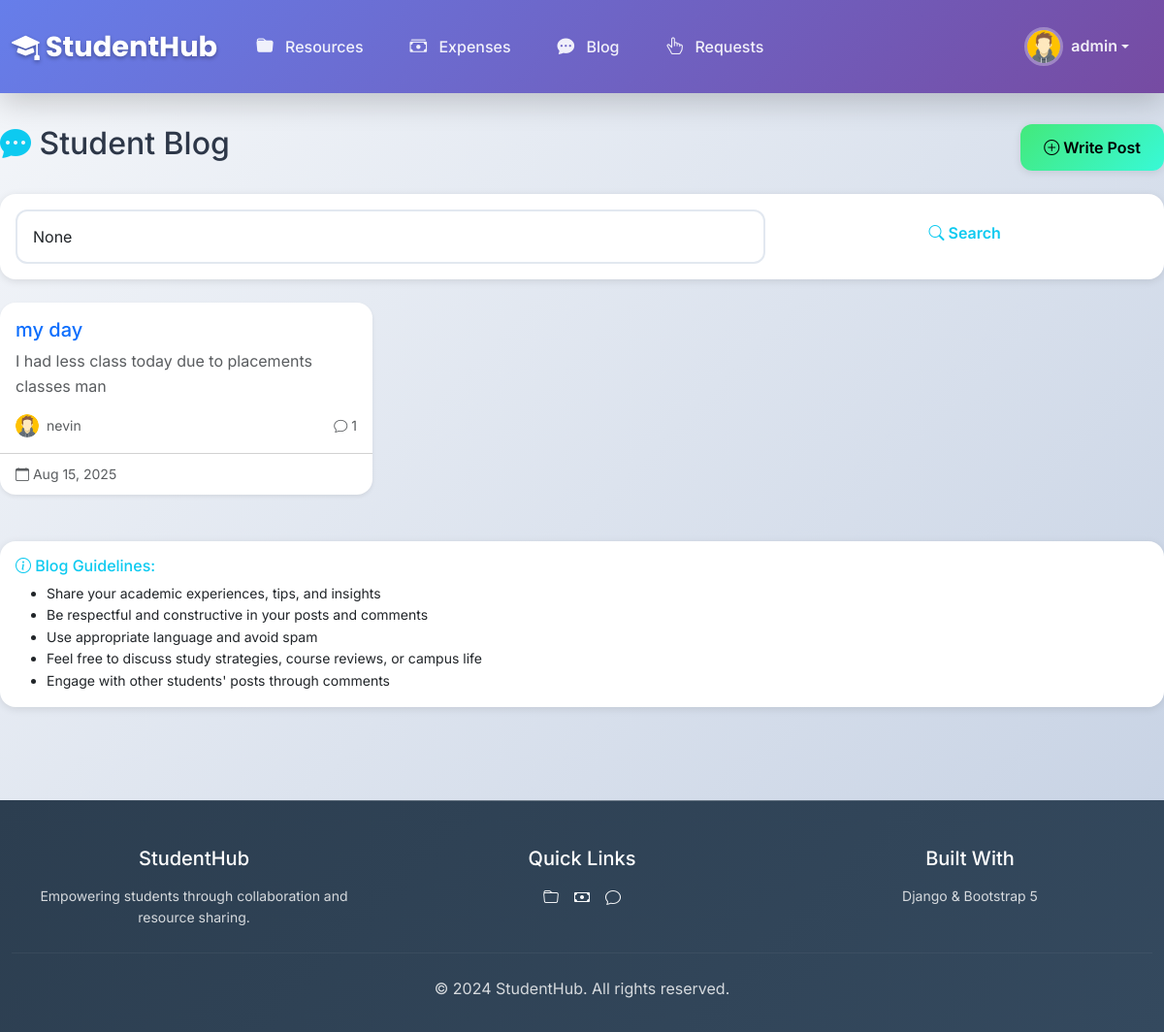
Page /blog/ (signed in) on the committed database.
### accounts/models.py (models this page shows, shortened)
class Profile(models.Model):
    user = models.OneToOneField(User, on_delete=models.CASCADE, related_name='profile')
    avatar = models.ImageField(upload_to='avatars/', default='avatars/default.png')
    bio = models.TextField(blank=True)

### blog/models.py (models this page shows, shortened)
class Post(models.Model):
    title = models.CharField(max_length=200)
    content = models.TextField()
    author = models.ForeignKey(User, on_delete=models.CASCADE, related_name='posts')
    created_at = models.DateTimeField(auto_now_add=True)
    @property
    def comment_count(self):
        return self.comments.count()
    class Meta:
        ordering = ['-created_at']

### blog/views.py (the view)
# urls.py: path('', views.post_list, name='post_list'),
def post_list(request):
    posts = Post.objects.all()
    query = request.GET.get('q')
    if query:
        posts = posts.filter(
            Q(title__icontains=query) |
            Q(content__icontains=query)
        )
    paginator = Paginator(posts, 10)
    page_number = request.GET.get('page')
    page_obj = paginator.get_page(page_number)
    context = {
        'page_obj': page_obj,
        'query': query,
    }
    return render(request, 'blog/post_list.html', context)

### templates/blog/post_list.html (shortened to what this page needs)
{% extends 'base.html' %}
{% block content %}
<div class="d-flex justify-content-between align-items-center mb-4">
    <h2><i class="bi bi-chat-dots-fill text-info"></i> Student Blog</h2>
    {% if user.is_authenticated %}
        <a href="{% url 'blog:post_create' %}" class="btn btn-info">
            <i class="bi bi-plus-circle"></i> Write Post
        </a>
    {% endif %}
</div>
<div class="card mb-4">
    <div class="card-body">
        <form method="get" class="row g-3">
            <div class="col-md-8">
                <input type="text" name="q" value="{{ query }}" class="form-control"
                       placeholder="Search posts by title or content...">
            </div>
            <div class="col-md-4">
                <button type="submit" class="btn btn-outline-info w-100">
                    <i class="bi bi-search"></i> Search
                </button>
            </div>
        </form>
    </div>
</div>
{% if page_obj %}
    <div class="row">
        {% for post in page_obj %}
            <div class="col-md-6 col-lg-4 mb-4">
                <div class="card h-100 shadow-sm">
                    <div class="card-body">
                        <h5 class="card-title">
                            <a href="{% url 'blog:post_detail' post.pk %}" class="text-decoration-none">
                                {{ post.title }}
                            </a>
                        </h5>
                        <p class="card-text text-muted">
                            {{ post.content|truncatewords:25 }}
                        </p>
                        <div class="d-flex justify-content-between align-items-center">
                            <div class="d-flex align-items-center">
                                <img src="{{ post.author.profile.avatar.url }}" alt="Avatar"
                                     class="rounded-circle me-2" style="width: 24px; height: 24px; object-fit: cover;">
                                <small class="text-muted">{{ post.author.username }}</small>
                            </div>
                            <div class="text-muted small">
                                <i class="bi bi-chat"></i> {{ post.comment_count }}
                            </div>
                        </div>
                    </div>
                    <div class="card-footer bg-transparent">
                        <small class="text-muted">
                            <i class="bi bi-calendar"></i> {{ post.created_at|date:"M d, Y" }}
                        </small>
                    </div>
                </div>
            </div>
        {% endfor %}
    </div>
{% endif %}
<div class="card mt-4 border-info">
    <div class="card-body">
        <h6 class="card-title text-info">
            <i class="bi bi-info-circle"></i> Blog Guidelines:
        </h6>
        <ul class="card-text small mb-0">
            <li>Share your academic experiences, tips, and insights</li>
            <li>Be respectful and constructive in your posts and comments</li>
            <li>Use appropriate language and avoid spam</li>
            <li>Feel free to discuss study strategies, course reviews, or campus life</li>
            <li>Engage with other students' posts through comments</li>
        </ul>
    </div>
</div>
{% endblock %}

### templates/base.html (shortened to what this page needs)
<!DOCTYPE html>
<html lang="en">
<head>
    <link href="https://cdn.jsdelivr.net/npm/bootstrap@5.3.0/dist/css/bootstrap.min.css" rel="stylesheet">
    <link href="https://cdn.jsdelivr.net/npm/bootstrap-icons@1.10.0/font/bootstrap-icons.css" rel="stylesheet">
</head>
<body>
    <nav class="navbar navbar-expand-lg navbar-dark">
        <div class="container">
            <a class="navbar-brand" href="{% url 'home' %}">
                <i class="bi bi-mortarboard-fill"></i> StudentHub
            </a>
            <div class="collapse navbar-collapse" id="navbarNav">
                <ul class="navbar-nav me-auto">
                    <li class="nav-item">
                        <a class="nav-link" href="{% url 'resources:resource_list' %}">
                            <i class="bi bi-folder-fill"></i> Resources
                        </a>
                    </li>
                    <li class="nav-item">
                        <a class="nav-link" href="{% url 'expenses:expense_list' %}">
                            <i class="bi bi-cash-stack"></i> Expenses
                        </a>
                    </li>
                    <li class="nav-item">
                        <a class="nav-link" href="{% url 'blog:post_list' %}">
                            <i class="bi bi-chat-dots-fill"></i> Blog
                        </a>
                    </li>
                    <li class="nav-item">
                        <a class="nav-link" href="{% url 'requests:request_list' %}">
                            <i class="bi bi-hand-index-thumb"></i> Requests
                        </a>
                    </li>
                </ul>
                <ul class="navbar-nav">
                    {% if user.is_authenticated %}
                        <li class="nav-item dropdown">
                            <a class="nav-link dropdown-toggle d-flex align-items-center" href="#" role="button" data-bs-toggle="dropdown">
                                {% if user.profile.avatar %}
                                    <img src="{{ user.profile.avatar.url }}" alt="Avatar" class="user-avatar me-2">
                                {% else %}
                                    <div class="user-avatar me-2 bg-secondary d-flex align-items-center justify-content-center text-white">
                                        <i class="bi bi-person-fill"></i>
                                    </div>
                                {% endif %}
                                <span class="fw-semibold">{{ user.username }}</span>
                            </a>
                        </li>
                    {% endif %}
                </ul>
            </div>
        </div>
    </nav>
    <main class="fade-in">
        {% block content %}{% endblock %}
    </main>
    <footer>
        <div class="container text-center">
            <div class="row">
                <div class="col-md-4">
                    <h5 class="text-white mb-3">StudentHub</h5>
                    <p class="small">Empowering students through collaboration and resource sharing.</p>
                </div>
                <div class="col-md-4">
                    <h5 class="text-white mb-3">Quick Links</h5>
                    <div class="d-flex justify-content-center gap-3">
                        <a href="{% url 'resources:resource_list' %}" class="text-light text-decoration-none">
                            <i class="bi bi-folder"></i>
                        </a>
                        <a href="{% url 'expenses:expense_list' %}" class="text-light text-decoration-none">
                            <i class="bi bi-cash"></i>
                        </a>
                        <a href="{% url 'blog:post_list' %}" class="text-light text-decoration-none">
                            <i class="bi bi-chat"></i>
                        </a>
                    </div>
                </div>
                <div class="col-md-4">
                    <h5 class="text-white mb-3">Built With</h5>
                    <p class="small">Django & Bootstrap 5</p>
                </div>
            </div>
            <hr class="my-4" style="border-color: rgba(255,255,255,0.2);">
            <p class="mb-0">&copy; 2024 StudentHub. All rights reserved.</p>
        </div>
    </footer>
</body>
</html>

### templates/base.html (style rules this page uses)
:root { --primary-gradient: linear-gradient(135deg, #667eea 0%, #764ba2 100%); --secondary-gradient: linear-gradient(135deg, #f093fb 0%, #f5576c 100%); --success-gradient: linear-gradient(135deg, #4facfe 0%, #00f2fe 100%); --info-gradient: linear-gradient(135deg, #43e97b 0%, #38f9d7 100%); --warning-gradient: linear-gradient(135deg, #fa709a 0%, #fee140 100%); --dark-gradient: linear-gradient(135deg, #2c3e50 0%, #34495e 100%); --glass-bg: rgba(255, 255, 255, 0.1); --glass-border: rgba(255, 255, 255, 0.2); --shadow-sm: 0 2px 8px rgba(0, 0, 0, 0.1); --shadow-md: 0 4px 16px rgba(0, 0, 0, 0.15); --shadow-lg: 0 8px 32px rgba(0, 0, 0, 0.2); --border-radius: 16px; --border-radius-sm: 12px; }
* { margin: 0; padding: 0; box-sizing: border-box; }
body { font-family: 'Inter', -apple-system, BlinkMacSystemFont, 'Segoe UI', Roboto, sans-serif; background: linear-gradient(135deg, #f5f7fa 0%, #c3cfe2 100%); min-height: 100vh; color: #2d3748; line-height: 1.6; }
.navbar { background: var(--primary-gradient) !important; backdrop-filter: blur(20px); border: none; box-shadow: var(--shadow-lg); padding: 1rem 0; }
.navbar-brand { font-family: 'Poppins', sans-serif; font-weight: 700; font-size: 1.8rem; color: white !important; text-shadow: 0 2px 4px rgba(0, 0, 0, 0.3); transition: all 0.3s ease; }
.navbar-nav .nav-link { color: rgba(255, 255, 255, 0.9) !important; font-weight: 500; padding: 0.75rem 1.25rem !important; margin: 0 0.25rem; border-radius: var(--border-radius-sm); transition: all 0.3s ease; position: relative; overflow: hidden; }
.navbar-nav .nav-link::before { content: ''; position: absolute; top: 0; left: -100%; width: 100%; height: 100%; background: rgba(255, 255, 255, 0.1); transition: left 0.3s ease; }
.navbar-nav .nav-link i { margin-right: 0.5rem; font-size: 1.1rem; }
.user-avatar { width: 40px; height: 40px; border-radius: 50%; object-fit: cover; border: 3px solid rgba(255, 255, 255, 0.3); transition: all 0.3s ease; }
main { padding: 2rem 0; min-height: calc(100vh - 200px); }
.container { max-width: 1200px; }
footer { background: var(--dark-gradient); color: rgba(255, 255, 255, 0.8); padding: 3rem 0 2rem; margin-top: 4rem; position: relative; }
footer::before { content: ''; position: absolute; top: 0; left: 0; right: 0; height: 1px; background: linear-gradient(90deg, transparent, rgba(255, 255, 255, 0.3), transparent); }
footer p { font-weight: 400; margin: 0; }
.btn { border-radius: var(--border-radius-sm); font-weight: 600; padding: 0.75rem 1.5rem; transition: all 0.3s ease; border: none; position: relative; overflow: hidden; }
.btn::before { content: ''; position: absolute; top: 0; left: -100%; width: 100%; height: 100%; background: linear-gradient(90deg, transparent, rgba(255, 255, 255, 0.2), transparent); transition: left 0.5s ease; }
.btn-info { background: var(--info-gradient); box-shadow: var(--shadow-sm); }
.fade-in { animation: fadeIn 0.6s ease-in; }
.form-control { border-radius: var(--border-radius-sm); border: 2px solid #e2e8f0; padding: 0.875rem 1rem; font-size: 1rem; transition: all 0.3s ease; background: rgba(255, 255, 255, 0.9); }
.card { border: none; border-radius: var(--border-radius); box-shadow: var(--shadow-sm); transition: all 0.3s ease; overflow: hidden; }

### rows in the picture
Post: title "my day", content "I had less class today due to placements classes man", author.profile.avatar (placeholder picture), author.username "nevin", comment_count "1", created_at "Aug 15, 2025"

### other values in the picture
{{ user.username }} "admin"
